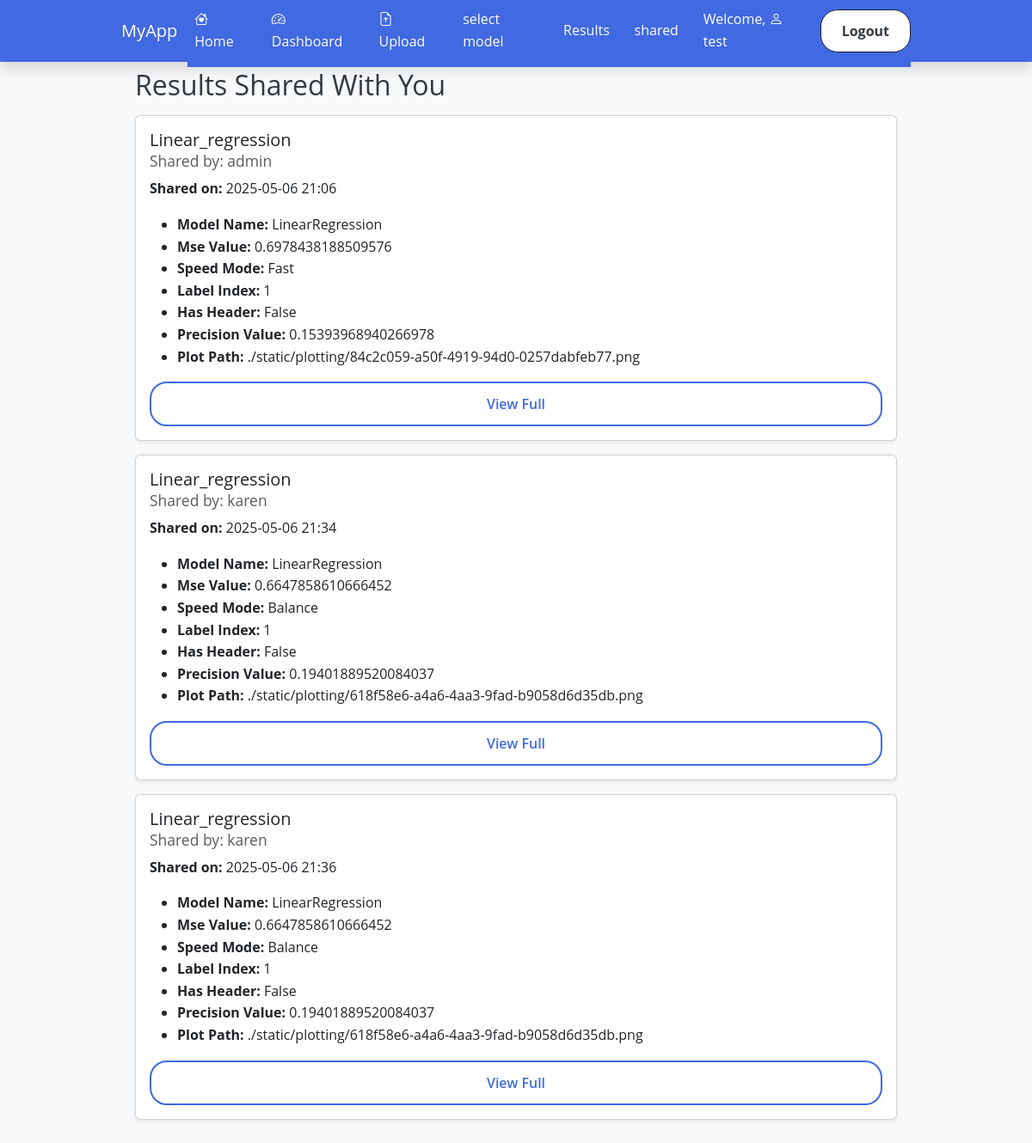
/shared_with_me (signed in), run on the app's committed database.
### app/models.py (models this page shows)
class User(db.Model, UserMixin):
    id = db.Column(db.Integer, primary_key=True)
    username = db.Column(db.String(150), unique=True, nullable=False)
    password = db.Column(db.String(150), nullable=False)
    email = db.Column(db.String(150), unique=True, nullable=False)

class SharedResult(db.Model):
    id = db.Column(db.Integer, primary_key=True)
    sender_id = db.Column(db.Integer, db.ForeignKey('user.id'), nullable=False)
    receiver_id = db.Column(db.Integer, db.ForeignKey('user.id'), nullable=False)
    modelrun_id = db.Column(db.Integer, db.ForeignKey('model_run.id'), nullable=False)
    shared_at = db.Column(db.DateTime, default=datetime.utcnow)
    result_snapshot = db.Column(db.Text, nullable=False)
    sender = db.relationship('User', foreign_keys=[sender_id], backref='sent_shares')
    receiver = db.relationship('User', foreign_keys=[receiver_id], backref='received_shares')
    modelrun = db.relationship('ModelRun', backref='shared_records')

class ModelRun(db.Model):
    id = db.Column(db.Integer, primary_key=True)
    user_id = db.Column(db.Integer, nullable=False)
    filename = db.Column(db.String(255), nullable=False)  # CSV file selected
    model_type = db.Column(db.String(50), nullable=False)  # e.g., 'lr', 'knn'
    precision_mode = db.Column(db.String(50), nullable=False)  # e.g., 'fast', 'balanced', 'accurate'
    target_index = db.Column(db.Integer, nullable=False)  # Index of target column
    has_header = db.Column(db.Boolean, default=True)  # If CSV has a header
    created_at = db.Column(db.DateTime, nullable=False)  # file creation time
    result_json = db.Column(db.Text)  # Store output metrics as JSON (if needed)
    graph_path = db.Column(db.String(255))  # Path to the saved chart image (if any)

### app/routes.py (the view)
@main.route('/shared_with_me')
@login_required
def shared_with_me():
    shared_items = SharedResult.query.filter_by(receiver_id=current_user.id).all()
    for item in shared_items:
        try:
            item.parsed_metrics = json.loads(item.result_snapshot)
        except:
            item.parsed_metrics = {}
    return render_template('shared_results.html', shared_items=shared_items)

### app/__init__.py (called while the page is built)
def create_app():
    app = Flask(__name__)
    app.config['SECRET_KEY'] = 'devkey'
    app.config['SQLALCHEMY_DATABASE_URI'] = 'sqlite:///database.db'
    db.init_app(app)
    migrate.init_app(app, db)
    login_manager.init_app(app)
    login_manager.login_view = 'main.login'
    from app.models import User  # after app setup to avoid circular import
    @login_manager.user_loader
    def load_user(user_id):
        return User.query.get(int(user_id))
    from .routes import main
    app.register_blueprint(main)
    return app

### app/templates/shared_results.html (shortened to what this page needs)
{% extends "layout.html" %}
{% block content %}
<div class="container mt-4">
  <h2>Results Shared With You</h2>
  {% for item in shared_items %}
  <div class="card my-3 shadow-sm">
    <div class="card-body">
      <h5 class="card-title">
        {{ item.modelrun.model_type | title }}
        <br><small class="text-muted">Shared by: {{ item.sender.username }}</small>
      </h5>
      <p class="card-text"><strong>Shared on:</strong> {{ item.shared_at.strftime('%Y-%m-%d %H:%M') }}</p>
      <ul>
        {% for key, value in item.parsed_metrics.items() %}
          <li><strong>{{ key | replace("_", " ") | title }}:</strong> {{ value }}</li>
        {% endfor %}
      </ul>
      <a href="{{ url_for('main.view_result', run_id=item.modelrun_id) }}" class="btn btn-sm btn-primary">View Full</a>
    </div>
  </div>
{% endfor %}
</div>
{% endblock %}

### app/templates/layout.html (shortened to what this page needs)
<!DOCTYPE html>
<html lang="en">
<head>
    <link href="https://cdn.jsdelivr.net/npm/bootstrap@5.3.0-alpha1/dist/css/bootstrap.min.css" rel="stylesheet">
    <link href="https://cdn.jsdelivr.net/npm/bootstrap-icons@1.10.5/font/bootstrap-icons.css" rel="stylesheet">
    <link rel="stylesheet" href="{{ url_for('static', filename='css/style.css') }}">
    <link rel="stylesheet" href="{{ url_for('static', filename='css/style.css') }}">
</head>
<body>
    <nav class="navbar navbar-expand-md ">
        <div class="container">
            <a class="navbar-brand" href="{{ url_for('main.index') }}">MyApp</a>
            <div class="collapse navbar-collapse" id="navbarNav">
                <ul class="navbar-nav me-auto">
                    <li class="nav-item">
                        <a class="nav-link" href="{{ url_for('main.index') }}"> <i class="bi bi-house-heart"></i> Home</a>
                    </li>
                    {% if current_user.is_authenticated %}
                    <li class="nav-item">
                        <a class="nav-link" href="{{ url_for('main.dashboard', user_id=current_user.id) }}"><i class="bi bi-speedometer2"></i> Dashboard</a>
                    </li>
                    <li class="nav-item">
                        <a class="nav-link" href="{{ url_for('main.upload', user_id=current_user.id) }}"> <i class="bi bi-file-earmark-arrow-up"></i> Upload</a>
                    </li>
                    <li class="nav-item">
                        <a class="nav-link" href="{{ url_for('main.select_model', user_id=current_user.id) }}">select model</a>
                    </li>
                    <li class="nav-item">
                        <a class="nav-link" href="{{ url_for('main.results', user_id=current_user.id) }}">Results</a>
                    </li>
                    <li class="nav-item">
                        <a class="nav-link" href="{{ url_for('main.shared_with_me', user_id=current_user.id) }}">shared</a>
                    </li>
                    {% endif %}
                </ul>
                <ul class="navbar-nav ms-auto">
                    {% if current_user.is_authenticated %}
                    <li class="nav-item">
                        <span class="nav-link">Welcome, <i class="bi bi-person"></i> {{ current_user.username }}</span>
                    </li>
                    <li class="nav-item">
                        <a class="btn btn-light" href="{{ url_for('main.logout') }}">Logout</a>
                    </li>
                    {% endif %}
                </ul>
            </div>
        </div>
    </nav>
    <div class="container mt-4">
        {% block content %}{% endblock %}
    </div>
</body>
</html>

### app/static/css/style.css (style rules this page uses)
:root { --primary-color: rgb(65, 105, 225); --secondary-color: rgb(108, 117, 125); --light-color: rgb(248, 249, 250); --dark-color: rgb(52, 58, 64); --success-color: rgb(40, 167, 69); --border-radius: 0.375rem; --box-shadow: 0 0.5rem 1rem rgba(0, 0, 0, 0.15); --transition: all 0.3s ease; font-family: 'Open Sans', 'Segoe UI', system-ui, -apple-system, sans-serif; }
body { font-family: var(--font-family); line-height: 1.6; color: var(--dark-color); background-color: var(--light-color); min-height: 100vh; padding: 1rem; padding-top: 3.5rem; margin: 0; }
a { text-decoration: none; color: var(--primary-color); transition: var(--transition); }
.navbar { background-color: var(--primary-color); height: 4.5rem; top: 0; left: 0; right: 0; margin: 0; padding: 0.5rem 1rem; position: fixed; box-shadow: var(--box-shadow); transition: var(--transition); width: 100%; z-index: 1000; }
.navbar .navbar-nav { align-items: center; }
.navbar .btn { white-space: nowrap; }
.navbar-brand { align-items: center; display: flex; font-size: 1.25rem; font-weight: narrower; color: white; margin-right: 0.75rem; padding-bottom: 0; display: flex; align-items: center; height: 100%; padding-top: 0.5rem; padding-bottom: 0.5rem; }
.nav-link { align-items: center; color: white; margin-right: 0.8rem; padding-top: 0.5rem; padding-bottom: 0.5rem; transition: var(--transition); }
.navbar-collapse { background-color: var(--primary-color); padding-top: 0.5rem; padding-bottom: 0.5rem; margin-top: 0; transition: var(--transition); }
.container { max-width: 950px; margin: 2rem auto; padding: 0 1rem; }
.btn { display: inline-flex; align-items: center; justify-content: center; background-color: var(--primary-color); color: white; padding: 0.75rem 1.5rem; border: none; border-radius: var(--border-radius); cursor: pointer; font-size: 1rem; font-weight: 600; transition: var(--transition); width: 100%; border-radius: 20px; }
.btn-primary { color: var(--primary-color); background-color: white; border: 2px solid var(--primary-color); font-weight: 600; }
.btn-light { background-color: white; color: var(--dark-color); border: 1.5px solid rgba(30, 30, 47, 1); font-weight: bold; transition: var(--transition); }

### data on the page
User: username "test"
SharedResult: modelrun.model_type "Linear_regression", sender.username "admin", shared_at "2025-05-06 21:06", key "Model Name" "Mse Value" "Speed Mode" "Label Index" "Has Header" "Precision Value" "Plot Path", parsed_metrics "LinearRegression" "0.6978438188509576" "Fast" "1" "False" "0.15393968940266978" "./static/plotting/84c2c059-a50f-4919-94d0-0257dabfeb77.png"
SharedResult: modelrun.model_type "Linear_regression", sender.username "karen", shared_at "2025-05-06 21:34", key "Model Name" "Mse Value" "Speed Mode" "Label Index" "Has Header" "Precision Value" "Plot Path", parsed_metrics "LinearRegression" "0.6647858610666452" "Balance" "1" "False" "0.19401889520084037" "./static/plotting/618f58e6-a4a6-4aa3-9fad-b9058d6d35db.png"
SharedResult: modelrun.model_type "Linear_regression", sender.username "karen", shared_at "2025-05-06 21:36", key "Model Name" "Mse Value" "Speed Mode" "Label Index" "Has Header" "Precision Value" "Plot Path", parsed_metrics "LinearRegression" "0.6647858610666452" "Balance" "1" "False" "0.19401889520084037" "./static/plotting/618f58e6-a4a6-4aa3-9fad-b9058d6d35db.png"
